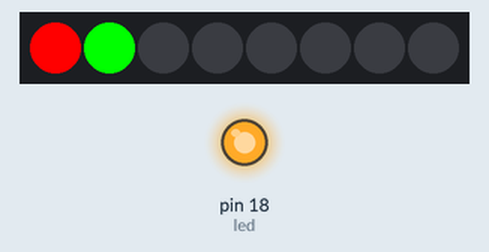
The program below on a simulated MicroPython board. Parts: 8 RGB LEDs in strip order, left to right, output pins drawn as LEDs (lit = HIGH).

Above: at 0.1 s.
At 3.1 s:
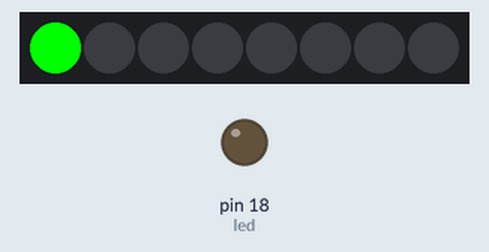
Timing chart, 0 to 130.0 s (numbered marks = the images above):
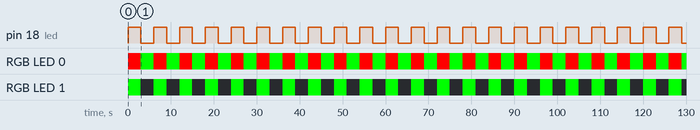

The program:

main.py
```python
from machine import Pin, ADC
import time
import neopixel as np


led = Pin(18, Pin.OUT)
pin = Pin(4)
neo_leds = np.NeoPixel(pin, 8)

while True:
    led.value(not led.value())
    neo_leds[0] = (255, 0, 0)
    neo_leds[1] = (0, 255, 0)
    neo_leds.write()

    time.sleep(3)

    led.value(not led.value())
    neo_leds[0] = (0, 255, 0)
    neo_leds[1] = (0, 0, 0)
    neo_leds.write()

    time.sleep(3)
```

Measured:
- by itself, pin 18 (led): alternates HIGH for 3.0 s and LOW for 3.0 s
- by itself, RGB LED 0: alternates RGB(255, 0, 0) for 3.0 s and RGB(0, 255, 0) for 3.0 s
- by itself, RGB LED 1: alternates RGB(0, 255, 0) for 3.0 s and off for 3.0 s
